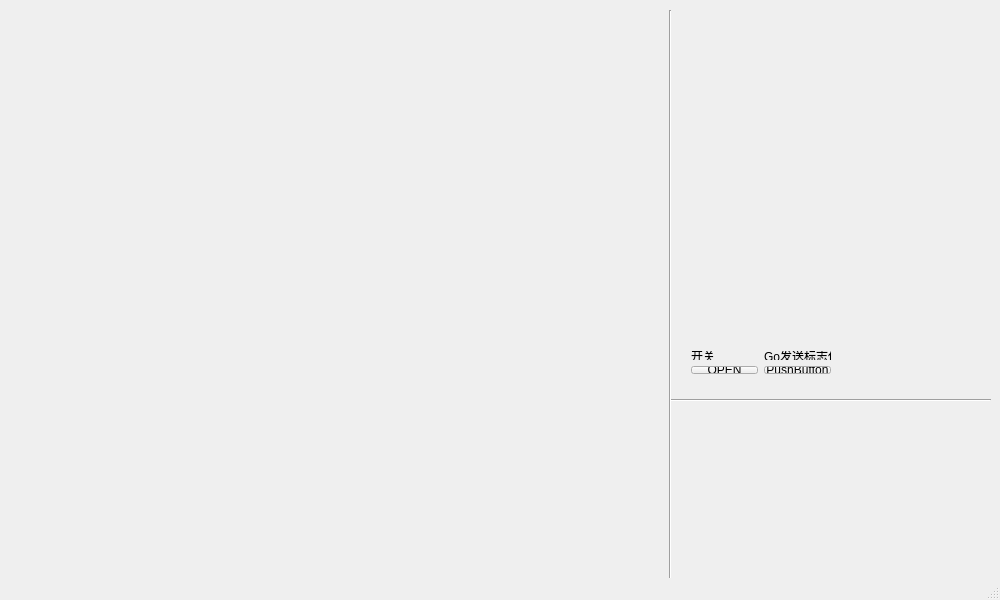
<?xml version="1.0" encoding="UTF-8"?>
<ui version="4.0">
 <class>test_uiClass</class>
 <widget class="QMainWindow" name="test_uiClass">
  <property name="geometry">
   <rect>
    <x>0</x>
    <y>0</y>
    <width>1000</width>
    <height>600</height>
   </rect>
  </property>
  <property name="minimumSize">
   <size>
    <width>1000</width>
    <height>600</height>
   </size>
  </property>
  <property name="maximumSize">
   <size>
    <width>1000</width>
    <height>600</height>
   </size>
  </property>
  <property name="windowTitle">
   <string>test_ui</string>
  </property>
  <widget class="QWidget" name="centralWidget">
   <widget class="QwtPlot" name="qwtPlot">
    <property name="geometry">
     <rect>
      <x>690</x>
      <y>420</y>
      <width>300</width>
      <height>150</height>
     </rect>
    </property>
    <property name="frameShape">
     <enum>QFrame::NoFrame</enum>
    </property>
    <property name="canvasBackground">
     <brush brushstyle="SolidPattern">
      <color alpha="123">
       <red>0</red>
       <green>0</green>
       <blue>0</blue>
      </color>
     </brush>
    </property>
   </widget>
   <widget class="QWidget" name="horizontalLayoutWidget">
    <property name="geometry">
     <rect>
      <x>680</x>
      <y>340</y>
      <width>162</width>
      <height>45</height>
     </rect>
    </property>
    <layout class="QHBoxLayout" name="horizontalLayout">
     <item>
      <layout class="QVBoxLayout" name="verticalLayout_2">
       <item>
        <widget class="QLabel" name="label">
         <property name="text">
          <string>开关</string>
         </property>
        </widget>
       </item>
       <item>
        <widget class="QPushButton" name="pushButton_2">
         <property name="text">
          <string>OPEN</string>
         </property>
         <property name="autoDefault">
          <bool>false</bool>
         </property>
         <property name="flat">
          <bool>false</bool>
         </property>
        </widget>
       </item>
      </layout>
     </item>
     <item>
      <layout class="QVBoxLayout" name="verticalLayout_3">
       <item>
        <widget class="QLabel" name="label_2">
         <property name="text">
          <string>Go发送标志位</string>
         </property>
        </widget>
       </item>
       <item>
        <widget class="QPushButton" name="pushButton">
         <property name="text">
          <string>PushButton</string>
         </property>
        </widget>
       </item>
      </layout>
     </item>
    </layout>
   </widget>
   <widget class="Line" name="line">
    <property name="geometry">
     <rect>
      <x>670</x>
      <y>390</y>
      <width>321</width>
      <height>20</height>
     </rect>
    </property>
    <property name="orientation">
     <enum>Qt::Horizontal</enum>
    </property>
   </widget>
   <widget class="Line" name="line_2">
    <property name="geometry">
     <rect>
      <x>660</x>
      <y>10</y>
      <width>20</width>
      <height>571</height>
     </rect>
    </property>
    <property name="orientation">
     <enum>Qt::Vertical</enum>
    </property>
   </widget>
  </widget>
  <widget class="QStatusBar" name="statusBar"/>
 </widget>
 <layoutdefault spacing="6" margin="11"/>
 <customwidgets>
  <customwidget>
   <class>QwtPlot</class>
   <extends>QFrame</extends>
   <header>qwt_plot.h</header>
  </customwidget>
 </customwidgets>
 <resources>
  <include location="test_ui.qrc"/>
 </resources>
 <connections/>
</ui>
